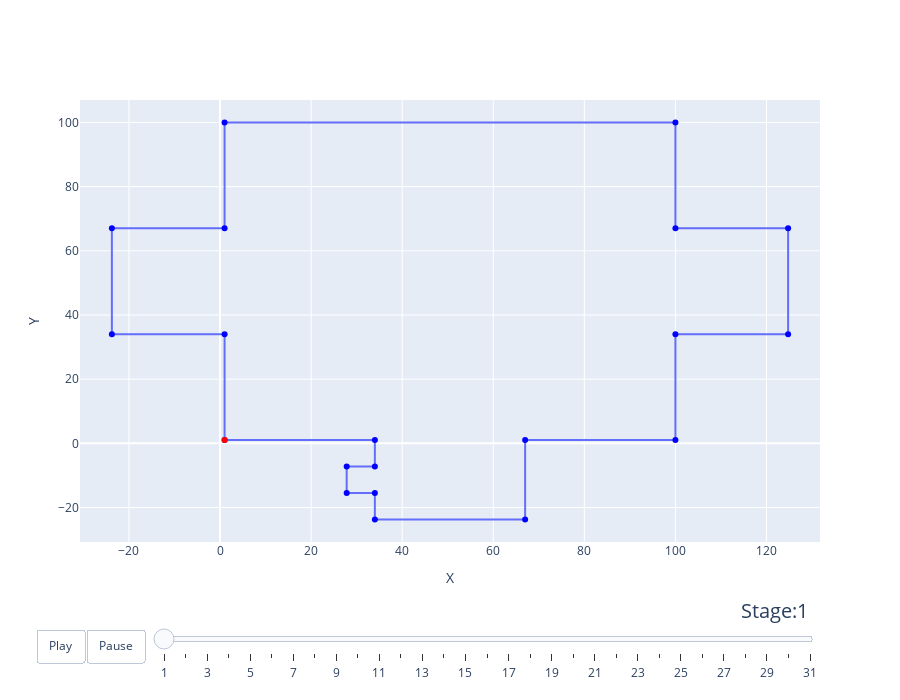

Notebook source saved alongside this figure:
### Code cell
# Define as coordenadas do polígono em diferentes estágios
polygon_stages = polygon_stages2

# Definir os anos como estágios do polígono para a animação
years = years2

# Criação da estrutura da figura
fig_dict = {
    "data": [],
    "layout": {},
    "frames": []
}

# Configuração do layout
fig_dict["layout"]["width"] = 900 
fig_dict["layout"]["height"] = 700
fig_dict["layout"]["xaxis"] = {"range": [xMin, xMax], "title": "X"}
fig_dict["layout"]["yaxis"] = {"range": [yMin, yMax], "title": "Y"}
fig_dict["layout"]["hovermode"] = "closest"
fig_dict["layout"]["updatemenus"] = [
    {
        "buttons": [
            {
                "args": [None, {"frame": {"duration": 500, "redraw": False},
                                "fromcurrent": True, "transition": {"duration": 300,
                                                                    "easing": "quadratic-in-out"}}],
                "label": "Play",
                "method": "animate"
            },
            {
                "args": [[None], {"frame": {"duration": 0, "redraw": False},
                                  "mode": "immediate",
                                  "transition": {"duration": 0}}],
                "label": "Pause",
                "method": "animate"
            }
        ],
        "direction": "left",
        "pad": {"r": 10, "t": 87},
        "showactive": False,
        "type": "buttons",
        "x": 0.1,
        "xanchor": "right",
        "y": 0,
        "yanchor": "top"
    }
]

sliders_dict = {
    "active": 0,
    "yanchor": "top",
    "xanchor": "left",
    "currentvalue": {
        "font": {"size": 20},
        "prefix": "Stage:",
        "visible": True,
        "xanchor": "right"
    },
    "transition": {"duration": 300, "easing": "cubic-in-out"},
    "pad": {"b": 10, "t": 50},
    "len": 0.9,
    "x": 0.1,
    "y": 0,
    "steps": []
}

# Configuração inicial do polígono
initial_polygon = polygon_stages[0]
x, y = zip(*initial_polygon)
colors = ['blue'] * (len(x) - 1) + ['red']  # Último ponto em vermelho
data_dict = {
    "x": x,
    "y": y,
    "mode": "lines+markers",
    "marker": {"color": colors},
    "name": "Polygon",
    "line": {"shape": "linear"}
}
fig_dict["data"].append(data_dict)

# Criação dos frames para cada estágio do polígono
for i, year in enumerate(years):
    frame = {"data": [], "name": str(year)}
    polygon = polygon_stages[i]
    x, y = zip(*polygon)
    colors = ['blue'] * (len(x) - 1) + ['red']  # Último ponto em vermelho
    data_dict = {
        "x": x,
        "y": y,
        "mode": "lines+markers",
        "marker": {"color": colors, "size": [10] * (len(x) - 1) + [15] },
        "name": "Polygon",
        "line": {"shape": "linear"}
    }
    frame["data"].append(data_dict)
    fig_dict["frames"].append(frame)

    slider_step = {
        "args": [
            [year],
            {"frame": {"duration": 300, "redraw": False},
             "mode": "immediate",
             "transition": {"duration": 300}}
        ],
        "label": year,
        "method": "animate"
    }
    sliders_dict["steps"].append(slider_step)

fig_dict["layout"]["sliders"] = [sliders_dict]

fig = go.Figure(fig_dict)

fig.show()

### Figure 1 — Plotly figure (JSON) as saved in the notebook; plotly's stock layout.template omitted (floating-point values rounded to 4 significant figures)
{"data": [{"line": {"shape": "linear"}, "marker": {"color": ["blue", "blue", "blue", "blue", "blue", "blue", "blue", "blue", "blue", "blue", "blue", "blue", "blue", "blue", "blue", "blue", "blue", "blue", "blue", "blue", "red"]}, "mode": "lines+markers", "name": "Polygon", "type": "scatter", "x": [1, 34, 34, 27.81, 27.81, 34, 34, 67, 67, 100, 100, 124.8, 124.8, 100, 100, 1, 1, -23.75, -23.75, 1, 1], "y": [1, 1, -7.25, -7.25, -15.5, -15.5, -23.75, -23.75, 1, 1, 34, 34, 67, 67, 100, 100, 67, 67, 34, 34, 1]}], "layout": {"height": 700, "hovermode": "closest", "sliders": [{"active": 0, "currentvalue": {"font": {"size": 20}, "prefix": "Stage:", "visible": true, "xanchor": "right"}, "len": 0.9, "pad": {"b": 10, "t": 50}, "steps": [{"args": [["1"], {"frame": {"duration": 300, "redraw": false}, "mode": "immediate", "transition": {"duration": 300}}], "label": "1", "method": "animate"}, {"args": [["2"], {"frame": {"duration": 300, "redraw": false}, "mode": "immediate", "transition": {"duration": 300}}], "label": "2", "method": "animate"}, {"args": [["3"], {"frame": {"duration": 300, "redraw": false}, "mode": "immediate", "transition": {"duration": 300}}], "label": "3", "method": "animate"}, {"args": [["4"], {"frame": {"duration": 300, "redraw": false}, "mode": "immediate", "transition": {"duration": 300}}], "label": "4", "method": "animate"}, {"args": [["5"], {"frame": {"duration": 300, "redraw": false}, "mode": "immediate", "transition": {"duration": 300}}], "label": "5", "method": "animate"}, {"args": [["6"], {"frame": {"duration": 300, "redraw": false}, "mode": "immediate", "transition": {"duration": 300}}], "label": "6", "method": "animate"}, {"args": [["7"], {"frame": {"duration": 300, "redraw": false}, "mode": "immediate", "transition": {"duration": 300}}], "label": "7", "method": "animate"}, {"args": [["8"], {"frame": {"duration": 300, "redraw": false}, "mode": "immediate", "transition": {"duration": 300}}], "label": "8", "method": "animate"}, {"args": [["9"], {"frame": {"duration": 300, "redraw": false}, "mode": "immediate", "transition": {"duration": 300}}], "label": "9", "method": "animate"}, {"args": [["10"], {"frame": {"duration": 300, "redraw": false}, "mode": "immediate", "transition": {"duration": 300}}], "label": "10", "method": "animate"}, {"args": [["11"], {"frame": {"duration": 300, "redraw": false}, "mode": "immediate", "transition": {"duration": 300}}], "label": "11", "method": "animate"}, {"args": [["12"], {"frame": {"duration": 300, "redraw": false}, "mode": "immediate", "transition": {"duration": 300}}], "label": "12", "method": "animate"}, {"args": [["13"], {"frame": {"duration": 300, "redraw": false}, "mode": "immediate", "transition": {"duration": 300}}], "label": "13", "method": "animate"}, {"args": [["14"], {"frame": {"duration": 300, "redraw": false}, "mode": "immediate", "transition": {"duration": 300}}], "label": "14", "method": "animate"}, {"args": [["15"], {"frame": {"duration": 300, "redraw": false}, "mode": "immediate", "transition": {"duration": 300}}], "label": "15", "method": "animate"}, {"args": [["16"], {"frame": {"duration": 300, "redraw": false}, "mode": "immediate", "transition": {"duration": 300}}], "label": "16", "method": "animate"}, {"args": [["17"], {"frame": {"duration": 300, "redraw": false}, "mode": "immediate", "transition": {"duration": 300}}], "label": "17", "method": "animate"}, {"args": [["18"], {"frame": {"duration": 300, "redraw": false}, "mode": "immediate", "transition": {"duration": 300}}], "label": "18", "method": "animate"}, {"args": [["19"], {"frame": {"duration": 300, "redraw": false}, "mode": "immediate", "transition": {"duration": 300}}], "label": "19", "method": "animate"}, {"args": [["20"], {"frame": {"duration": 300, "redraw": false}, "mode": "immediate", "transition": {"duration": 300}}], "label": "20", "method": "animate"}, {"args": [["21"], {"frame": {"duration": 300, "redraw": false}, "mode": "immediate", "transition": {"duration": 300}}], "label": "21", "method": "animate"}, {"args": [["22"], {"frame": {"duration": 300, "redraw": false}, "mode": "immediate", "transition": {"duration": 300}}], "label": "22", "method": "animate"}, {"args": [["23"], {"frame": {"duration": 300, "redraw": false}, "mode": "immediate", "transition": {"duration": 300}}], "label": "23", "method": "animate"}, {"args": [["24"], {"frame": {"duration": 300, "redraw": false}, "mode": "immediate", "transition": {"duration": 300}}], "label": "24", "method": "animate"}, {"args": [["25"], {"frame": {"duration": 300, "redraw": false}, "mode": "immediate", "transition": {"duration": 300}}], "label": "25", "method": "animate"}, {"args": [["26"], {"frame": {"duration": 300, "redraw": false}, "mode": "immediate", "transition": {"duration": 300}}], "label": "26", "method": "animate"}, {"args": [["27"], {"frame": {"duration": 300, "redraw": false}, "mode": "immediate", "transition": {"duration": 300}}], "label": "27", "method": "animate"}, {"args": [["28"], {"frame": {"duration": 300, "redraw": false}, "mode": "immediate", "transition": {"duration": 300}}], "label": "28", "method": "animate"}, {"args": [["29"], {"frame": {"duration": 300, "redraw": false}, "mode": "immediate", "transition": {"duration": 300}}], "label": "29", "method": "animate"}, {"args": [["30"], {"frame": {"duration": 300, "redraw": false}, "mode": "immediate", "transition": {"duration": 300}}], "label": "30", "method": "animate"}, {"args": [["31"], {"frame": {"duration": 300, "redraw": false}, "mode": "immediate", "transition": {"duration": 300}}], "label": "31", "method": "animate"}], "transition": {"duration": 300, "easing": "cubic-in-out"}, "x": 0.1, "xanchor": "left", "y": 0, "yanchor": "top"}], "updatemenus": [{"buttons": [{"args": [null, {"frame": {"duration": 500, "redraw": false}, "fromcurrent": true, "transition": {"duration": 300, "easing": "quadratic-in-out"}}], "label": "Play", "method": "animate"}, {"args": [[null], {"frame": {"duration": 0, "redraw": false}, "mode": "immediate", "transition": {"duration": 0}}], "label": "Pause", "method": "animate"}], "direction": "left", "pad": {"r": 10, "t": 87}, "showactive": false, "type": "buttons", "x": 0.1, "xanchor": "right", "y": 0, "yanchor": "top"}], "width": 900, "xaxis": {"range": [-30.75, 131.8], "title": {"text": "X"}}, "yaxis": {"range": [-30.75, 107], "title": {"text": "Y"}}}}
